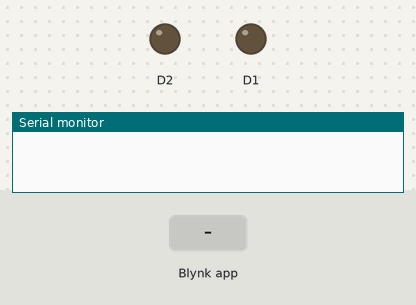
A sketch run on a simulated ESP8266 (NodeMCU). Shown: output pins drawn as LEDs (lit = HIGH), the last lines printed to the serial monitor. The test bench sets the inputs (shaded band). WiFi joins after 1.5 s; servers stay silent unless stated.

Above: at 3.0 s.
3.1 s: Blynk app writes 1 to V2
At 3.4 s:
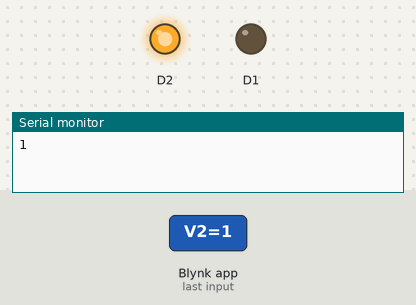
4.6 s: Blynk app writes 1 to V1
At 5.8 s:
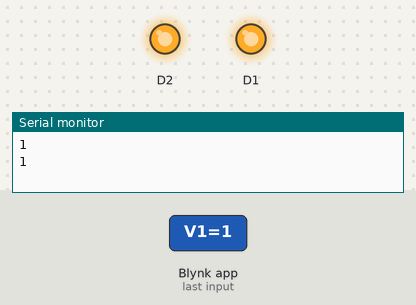
6.1 s: Blynk app writes 0 to V2
At 6.9 s:
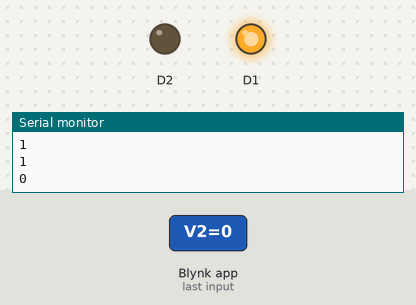
7.6 s: Blynk app writes 0 to V1
At 8.0 s:
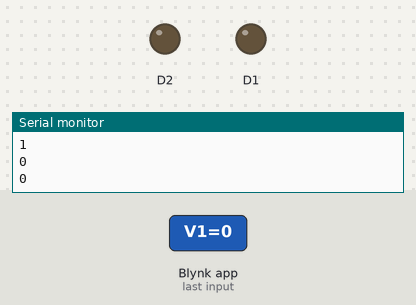
Timing chart, 0 to 10.1 s (numbered marks = the images above; inputs shaded):
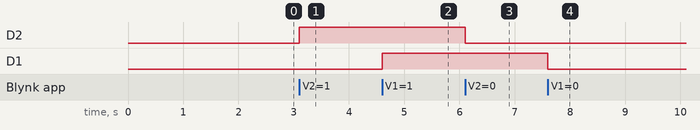

The sketch:

My_home.ino
```cpp
#define BLYNK_PRINT Serial
#include <ESP8266WiFi.h>
#include <BlynkSimpleEsp8266.h>
#define BLYNK_MAX_READBYTES  1024
//char x[2]={"LOW","HIGH"};
int a,b;
String stt[2] = {"on", "off"};
char auth[] = "4d1b585ee27e4db1a8c216a452c728d9";
//char ssid[] = "PSS";
//char pass[] = "vuongnt201806";
char ssid[] = "NT98_A3";
char pass[] = "568568568";
//#define asInt param.asInt()
BlynkTimer timer; // Announcing the timer
unsigned long start;
BLYNK_WRITE(V2)
{
    if(param.asInt()==1)
  {
    digitalWrite(D2,HIGH);
    Blynk.virtualWrite(V2,HIGH);
    Serial.println(param.asInt());
  }
  else
  {
    digitalWrite(D2,LOW);
    Blynk.virtualWrite(V2,LOW);
    Serial.println(param.asInt());
  }
}
BLYNK_WRITE(V1)
{
  if(param.asInt()==1)
  {
    digitalWrite(D1,HIGH);
    Blynk.virtualWrite(V1,HIGH);
    Serial.println(param.asInt());
  }
  else
  {
    digitalWrite(D1,LOW);
    Blynk.virtualWrite(V1,LOW);
    Serial.println(param.asInt());
  }
}

void setup()
{
  Serial.begin(9600);
  Blynk.begin(auth, ssid, pass);
  pinMode(D1,OUTPUT);
  pinMode(D2,OUTPUT);
  start=millis();
}
void loop()
{
  if((millis()-start)>3600000)
  {
    a=digitalRead(D1);b=digitalRead(D2);
    Blynk.begin(auth, ssid, pass);
    digitalWrite(D1,a);digitalWrite(D2,b);
    start=millis();
  }
  Blynk.run();
  if( WiFi.status() != WL_CONNECTED)
  {
//    ketnoiwifi();
    Blynk.begin(auth, ssid, pass);
    delay(10000);
  }
}
```

Measured:
- after the input at 3.1 s, D2: LOW → HIGH at once
- after the input at 4.6 s, D1: LOW → HIGH at once
- after the input at 6.1 s, D2: HIGH → LOW at once
- after the input at 7.6 s, D1: HIGH → LOW at once
